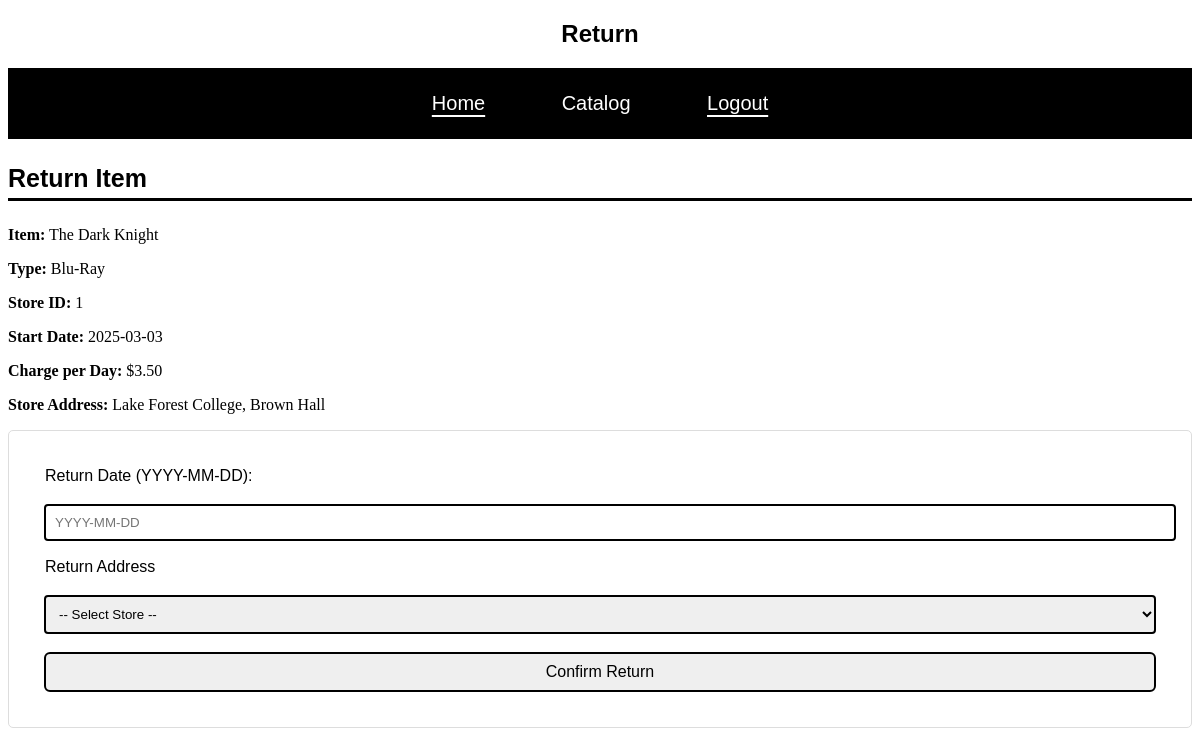
The app's page /return.php?trans_id=5 (signed in) with its own data.
### tables this page shows
CREATE TABLE Transaction (
    Trans_ID INT PRIMARY KEY AUTO_INCREMENT,
    UserID INT NOT NULL,
    Object_ID INT NOT NULL,
    Store_ID INT NOT NULL,
    Start_date DATE,
    End_date DATE,
    Type VARCHAR(20) NOT NULL CHECK (Type IN ('Rental', 'Reservation')),
    Status VARCHAR(20) NOT NULL CHECK (Status IN ('Active', 'Completed', 'Reserved')),
    Price DECIMAL(10, 2),
    CHECK (End_date >= Start_date),
    CHECK (
        (Status = 'Completed' AND End_date IS NOT NULL) OR 
        (Status <> 'Completed' AND End_date IS NULL)
    ),
    CHECK (
        (Start_date is NULL AND Status = 'Reserved') OR
        (Start_date IS NOT NULL AND Status <> 'Reserved')
    ),
    CHECK (
        (End_date IS NULL AND Price IS NULL) OR 
        (End_date IS NOT NULL AND Price IS NOT NULL)
    ),
    FOREIGN KEY (UserID) REFERENCES Member(UserID),
    FOREIGN KEY (Object_ID) REFERENCES Store_Object(Object_ID),
    FOREIGN Key (Store_ID) REFERENCES Store (Store_ID)
);

CREATE TABLE Movie (
    Movie_ID INT PRIMARY KEY AUTO_INCREMENT,
    Title VARCHAR(255) NOT NULL,
    Genre VARCHAR(50),
    Producer VARCHAR(100),
    Director VARCHAR(100),
    Actor1 VARCHAR(100),
    Actor2 VARCHAR(100),
    Description TEXT,
    Release_date DATE,
    Rating DECIMAL(2, 1) CHECK (Rating >= 0 AND Rating <= 10),
    Num_DVD INT DEFAULT 1,
    Num_Blu INT DEFAULT 0,
    CHECK (Num_DVD >= 0 OR Num_Blu >= 0)
);

CREATE TABLE Store_Object (
    Object_ID INT PRIMARY KEY AUTO_INCREMENT,
    Store_ID INT NOT NULL,
    Movie_ID INT, 
    Player_ID INT,
    Charge_per_day DECIMAL(5, 2) NOT NULL,
    Rental_period INT DEFAULT 3,
    Type VARCHAR(20) NOT NULL CHECK (Type IN ('DVD', 'Blu-Ray')),
    FOREIGN KEY (Store_ID) REFERENCES Store(Store_ID),
    FOREIGN KEY (Movie_ID) REFERENCES Movie(Movie_ID),
    FOREIGN KEY (Player_ID) REFERENCES Player (Player_ID),
    CHECK(
        (Movie_ID IS NOT NULL AND Player_ID IS NULL) OR
        (Movie_ID IS NULL AND Player_ID IS NOT NULL)
    ),
    CHECK (Rental_period >= 1)
);

CREATE TABLE Store (
    Store_ID INT PRIMARY KEY AUTO_INCREMENT,
    Address VARCHAR(255) UNIQUE NOT NULL,
    Phone VARCHAR(15) UNIQUE NOT NULL
);

### Src/return.php (the view, shortened to what this page needs)
<?php
require_once 'db_connect.php';
$userID = $_SESSION['UserID'];
$success_message ='';
$rental = null;
if (!isset($_GET['trans_id']) || !is_numeric($_GET['trans_id'])) {
    $message = "Invalid transaction ID.";
} else {
    $trans_id = $_GET['trans_id'];
    $stmt = $conn->prepare("
        SELECT t.Trans_ID, t.Object_ID, t.Store_ID, t.Start_date,
               m.Title, so.Type, so.Charge_per_day, so.Player_ID,
               p.Generation, so.Store_ID, s.Address
        FROM Transaction t
        JOIN Store_Object so ON t.Object_ID = so.Object_ID
        JOIN Store s ON so.Store_ID = s.Store_ID
        LEFT JOIN Movie m ON so.Movie_ID = m.Movie_ID
        LEFT JOIN Player p ON so.Player_ID = p.Player_ID
        WHERE t.Trans_ID = ? AND t.UserID = ? AND t.Type = 'Rental' AND t.Status = 'Active'
    ");
    $stmt->bind_param("ii", $trans_id, $userID);
    $stmt->execute();
    $result = $stmt->get_result();
    if ($result->num_rows === 1) {
        $rental = $result->fetch_assoc();
    } else {
        $message = "Rental not found or not available for return.";
    }
}
?>
<!DOCTYPE html>
<html lang="en">
<head>
    <link rel="stylesheet" href="style sheet/total_style.css">
</head>
<body>
    <h2>Return</h2>
    <nav>
        <ul>
            <li><a href="member_main.php">Home</a></li>
            <li class="dropdown"><button class="dropdown_button">Catalog</button>
            </li>
            <li><a href="logout.php">Logout</a></li>
        </ul>
    </nav>
    <?php if (!empty($success_message)): ?>
        <p class="success_message"><?php echo htmlspecialchars($success_message); ?></p>
    <?php elseif ($rental): ?>
        <h3>Return Item</h3>
        <p>
            <strong>Item:</strong>
            <?php
            if ($rental['Player_ID']) {
                echo "Player (Generation: " . htmlspecialchars($rental['Generation']) . ")";
            } else {
                echo htmlspecialchars($rental['Title']);
            }
            ?>
        </p>
        <p><strong>Type:</strong> <?php echo htmlspecialchars($rental['Type']); ?></p>
        <p><strong>Store ID:</strong> <?php echo htmlspecialchars($rental['Store_ID']); ?></p>
        <p><strong>Start Date:</strong> <?php echo htmlspecialchars($rental['Start_date']); ?></p>
        <p><strong>Charge per Day:</strong> $<?php echo htmlspecialchars($rental['Charge_per_day']); ?></p>
        <p><strong>Store Address: </strong><?php echo htmlspecialchars($rental['Address']); ?></p>
        <form class='form' method="POST" action="">
            <label for="end_date">Return Date (YYYY-MM-DD):</label>
            <input placeholder = "YYYY-MM-DD" type="text" id="end_date" name="end_date" required>
            <br>
            <label>Return Address</label>
            <select id="store_id" name="store_id" required>
            <option value="">-- Select Store --</option>
            </select>
            <input type="submit" name="confirm_return" value="Confirm Return">
        </form>
    <?php else: ?>
        <p>No item selected for return.</p>
    <?php endif; ?>
</body>
</html>

### styles/total_style.css (style rules this page uses)
h2 { font-family: sans-serif, Arial, Helvetica, sans-serif; text-align: center; }
h3 { font-family: sans-serif, Arial, Helvetica, sans-serif; border-bottom: 3px solid black; padding-bottom: 5px; font-size: 25px; }
nav ul { text-align: center; position: top; background-color: black; margin-right: 0%; margin-left: 0%; padding: 0; font-family: sans-serif, Arial, Helvetica, sans-serif; }
nav ul li { list-style-type: none; display: inline-block; margin-left: auto; margin-right: auto; color: white; font-size: 20px; padding: 5px 20px; margin: 5px 0; }
nav ul li a:link { color: white; text-decoration: none; padding: 14px 16px; display: block; text-align: center; text-decoration: underline; text-underline-offset: 5px; }
.dropdown_button { background-color: black; color: white; font-size: 20px; border:none; padding: 14px 16px; cursor: pointer; text-align: center; display: block; }
.dropdown { position: relative; display: inline-block; }
.form { margin:0; padding:0; box-sizing:border-box; display:grid; place-content:center; font-family:sans-serif; border:1px solid #ddd; padding:3vw; flex-direction:column; border-radius:5px; text-align: left; display: flex; }
.form input, .form textarea, .form select { width:100%; padding:10px 10px; margin-top:20px; border:none; outline:auto; }
.form input[type="submit"],[type ='reset'] { border: none; padding: 10px 20px; text-align: center; text-decoration: none; display: inline-block; font-size: 16px; margin-top: 20px; cursor: pointer; border-radius: 5px; width:100%; padding:10px 10px; margin-top:20px; border:none; outline:auto; }

### records on screen
transaction: movie.Title "The Dark Knight", Object_ID.Type "Blu-Ray", Object_ID.Store_ID "1", Start_date "2025-03-03", Object_ID.Charge_per_day "3.50", Store_ID.Address "Lake Forest College, Brown Hall"
